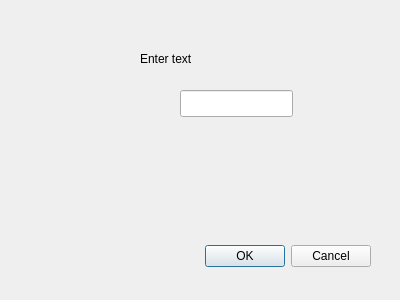
<?xml version="1.0" encoding="UTF-8"?>
<ui version="4.0">
 <class>Dialog</class>
 <widget class="QDialog" name="Dialog">
  <property name="geometry">
   <rect>
    <x>0</x>
    <y>0</y>
    <width>400</width>
    <height>300</height>
   </rect>
  </property>
  <property name="windowTitle">
   <string>Dialog</string>
  </property>
  <widget class="QDialogButtonBox" name="buttonBox">
   <property name="geometry">
    <rect>
     <x>30</x>
     <y>240</y>
     <width>341</width>
     <height>32</height>
    </rect>
   </property>
   <property name="orientation">
    <enum>Qt::Horizontal</enum>
   </property>
   <property name="standardButtons">
    <set>QDialogButtonBox::Cancel|QDialogButtonBox::Ok</set>
   </property>
  </widget>
  <widget class="QLabel" name="label">
   <property name="geometry">
    <rect>
     <x>140</x>
     <y>50</y>
     <width>101</width>
     <height>17</height>
    </rect>
   </property>
   <property name="text">
    <string>Enter text</string>
   </property>
  </widget>
  <widget class="QLineEdit" name="lineEdit">
   <property name="geometry">
    <rect>
     <x>180</x>
     <y>90</y>
     <width>113</width>
     <height>27</height>
    </rect>
   </property>
  </widget>
 </widget>
 <resources/>
 <connections>
  <connection>
   <sender>buttonBox</sender>
   <signal>accepted()</signal>
   <receiver>Dialog</receiver>
   <slot>accept()</slot>
   <hints>
    <hint type="sourcelabel">
     <x>248</x>
     <y>254</y>
    </hint>
    <hint type="destinationlabel">
     <x>157</x>
     <y>274</y>
    </hint>
   </hints>
  </connection>
  <connection>
   <sender>buttonBox</sender>
   <signal>rejected()</signal>
   <receiver>Dialog</receiver>
   <slot>reject()</slot>
   <hints>
    <hint type="sourcelabel">
     <x>316</x>
     <y>260</y>
    </hint>
    <hint type="destinationlabel">
     <x>286</x>
     <y>274</y>
    </hint>
   </hints>
  </connection>
 </connections>
</ui>
